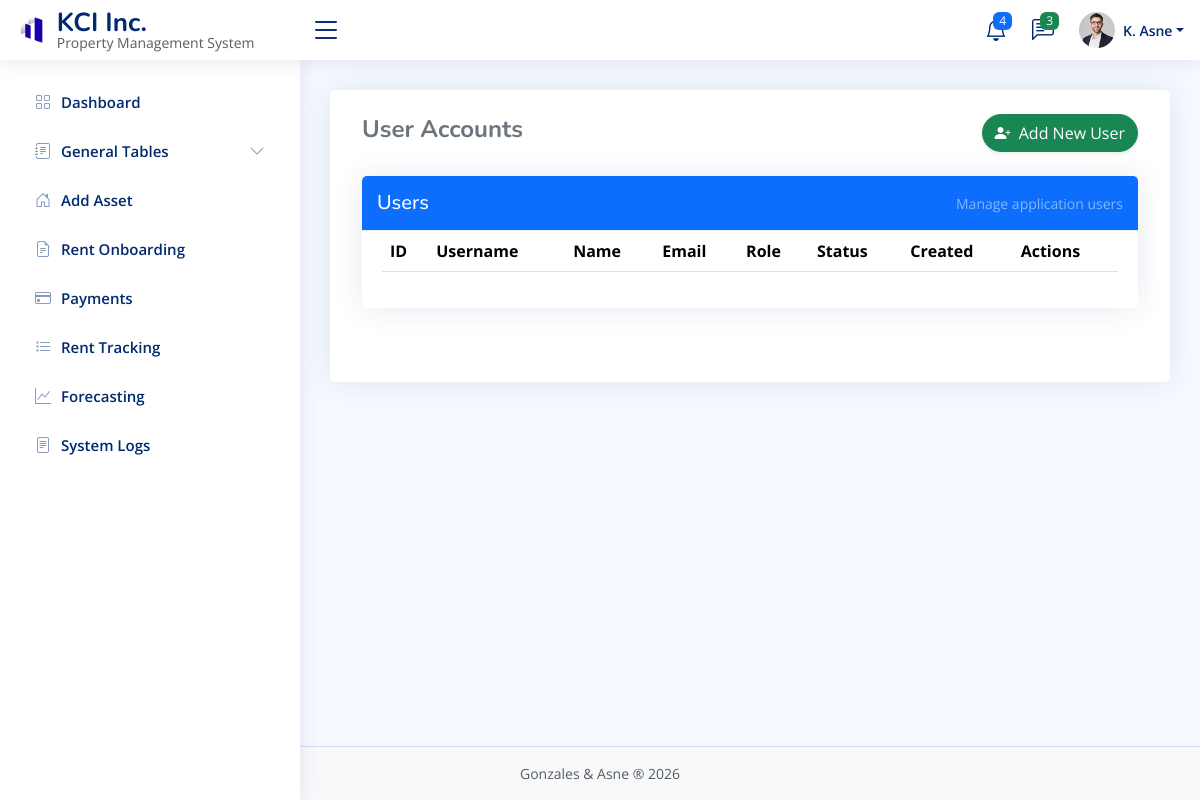
The page /admin.php?page=users on the database as committed earlier.
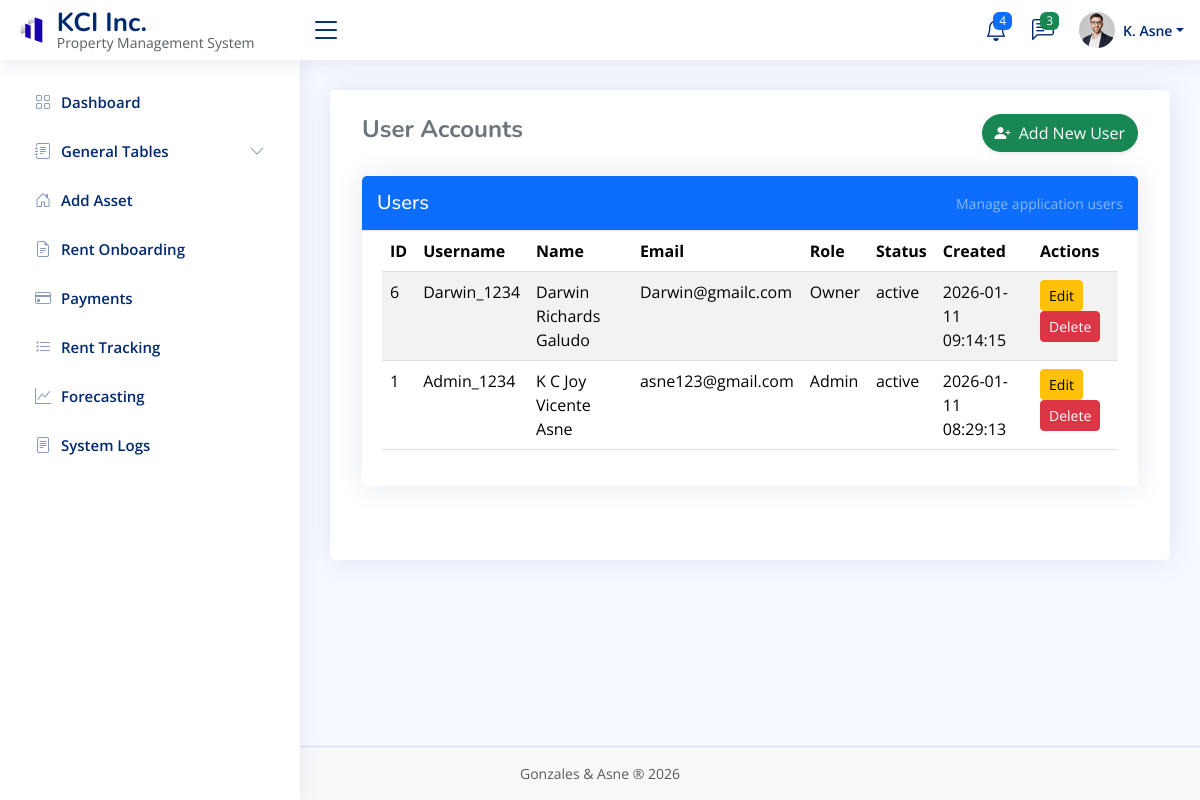
The same page on the database as committed later.
### tables this page shows
CREATE TABLE `users` (
  `user_id` int(11) NOT NULL,
  `username` varchar(50) NOT NULL,
  `first_name` varchar(50) NOT NULL,
  `middle_name` varchar(50) DEFAULT NULL,
  `last_name` varchar(50) NOT NULL,
  `role` varchar(30) NOT NULL,
  `email` varchar(100) NOT NULL,
  `password_hash` varchar(255) NOT NULL,
  `status` enum('active','inactive','banned') DEFAULT 'active',
  `created_at` timestamp NOT NULL DEFAULT current_timestamp(),
  `updated_at` timestamp NOT NULL DEFAULT current_timestamp() ON UPDATE current_timestamp()
);

### admin_modules/tbl_users.php (the view, shortened to what this page needs)
<?php
require_once "conn.php";
$result = $conn->query("SELECT * FROM users ORDER BY user_id DESC");
?>
<div class="container-fluid py-4">
  <div class="d-flex justify-content-between align-items-center mb-4">
    <h4 class="fw-bold text-secondary">User Accounts</h4>
    <button class="btn btn-success shadow-sm rounded-pill" data-bs-toggle="modal" data-bs-target="#addUserModal">
      <i class="bi bi-person-plus-fill me-1"></i> Add New User
    </button>
  </div>
  <div class="card mt-4">
    <div class="card-header bg-primary text-white d-flex justify-content-between align-items-center">
      <h5 class="mb-0">Users</h5>
      <small class="text-white-50">Manage application users</small>
    </div>
    <div class="card-body table-responsive">
      <table class="table table-striped">
        <thead>
          <tr>
            <th>ID</th>
            <th>Username</th>
            <th>Name</th>
            <th>Email</th>
            <th>Role</th>
            <th>Status</th>
            <th>Created</th>
            <th>Actions</th>
          </tr>
        </thead>
        <tbody>
          <?php while ($r = $result->fetch_assoc()): ?>
            <tr>
              <td><?= $r['user_id'] ?></td>
              <td><?= htmlspecialchars($r['username']) ?></td>
              <td><?= htmlspecialchars($r['first_name'].' '.($r['middle_name']? $r['middle_name'].' ':'').$r['last_name']) ?></td>
              <td><?= htmlspecialchars($r['email']) ?></td>
              <td><?= htmlspecialchars($r['role']) ?></td>
              <td><?= htmlspecialchars($r['status']) ?></td>
              <td><?= htmlspecialchars($r['created_at']) ?></td>
              <td>
                <button class="btn btn-warning btn-sm" data-bs-toggle="modal" data-bs-target="#editUserModal<?= $r['user_id'] ?>">Edit</button>
                <form method="POST" style="display:inline" onsubmit="return confirm('Delete this user?')">
                  <button type="submit" class="btn btn-danger btn-sm">Delete</button>
                </form>
              </td>
            </tr>
          <?php endwhile; ?>
        </tbody>
      </table>
    </div>
  </div>
</div>

Rows that differ between the two databases and show on the page:
added users: user_id "6", username "Darwin_1234", first_name+middle_name+last_name "Darwin Richards Galudo", email "Darwin@gmailc.com", role "Owner", status "active", created_at "2026-01-11 09:14:15"
added users: user_id "1", username "Admin_1234", first_name+middle_name+last_name "K C Joy Vicente Asne", email "asne123@gmail.com", role "Admin", status "active", created_at "2026-01-11 08:29:13"
